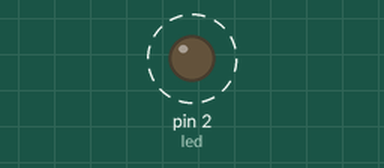
A sketch run on a simulated Arduino Uno, built with avr-gcc and run on an emulated ATmega328P. On the bench: output pins drawn as LEDs (lit = HIGH). Dashed ring = blinking.

Above: at 0.3 s.
Timing chart, 0 to 3.0 s (numbered marks = the images above):
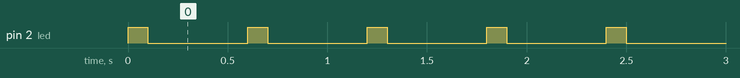

The sketch:

firmware.ino
```cpp
/*
  This is the firmware for the doctoral hat of Simon Daester

  It drives the electron source of the time resolved SEM and records the signals of the TOF detector.
  TODO:
    * Tango-integration
    * hdf5 storage
    * new version of the program "hdf5_to_paper"

  The program is based on the example sketch "Blink"
*/

// The development team is very careful not to over-comment the code!

int led = 2;
void setup() {
  pinMode(led, OUTPUT);
}


void loop() {
  digitalWrite(led, HIGH);
  delay(100);
  digitalWrite(led, LOW);
  delay(500);
}
```

Measured:
- by itself, pin 2 (led): alternates HIGH for 0.10 s and LOW for 0.50 s
